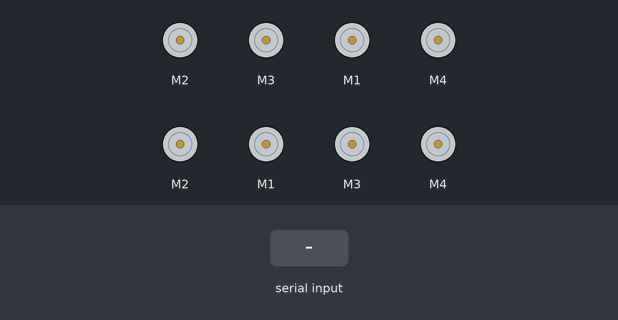
The sketch below on a simulated Arduino Uno, built with avr-gcc and run on an emulated ATmega328P. On the bench: 8 × DC motor (green arrow = forward, orange = backward, longer = faster). The inputs (shaded band) are chosen by the test bench.

Above: at 1.2 s.
1.3 s: "10\n" received over Serial
At 1.45 s:
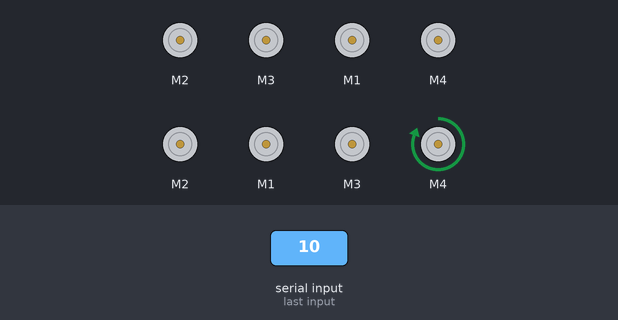
Timing chart, 0 to 4.3 s (numbered marks = the images above; inputs shaded):
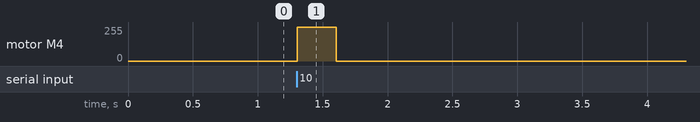

Measured:
- after the input at 1.3 s, motor M4: stopped → forward 255/255 at once, → stopped 0.30 s later

The sketch:

arduino_doors_feeders.ino
```cpp
/*
This is a test sketch for the Adafruit assembled Motor Shield for Arduino v2
It won't work with v1.x motor shields! Only for the v2's with built in PWM
control

For use with the Adafruit Motor Shield v2
---->	http://www.adafruit.com/products/1438
*/

#include <Wire.h>
#include <Adafruit_MotorShield.h>

// Create the motor shield object with the default I2C address
//Adafruit_MotorShield AFMS = Adafruit_MotorShield();
// Or, create it with a different I2C address (say for stacking)
//Adafruit_MotorShield AFMS2 = Adafruit_MotorShield(0x62);
const int shieldsNumber = 2;
const int motorsNoPerDirection = 4;
const int motorsPerShield = 2;
const int feedersQ = 2;
const int openTime = 4000;
const int feederOpenTime = 300;

int doorIdx;
int feederIdx;
int doorCount;
int doorsToMove[motorsNoPerDirection];

Adafruit_MotorShield shields[shieldsNumber];

Adafruit_DCMotor *upMotors[motorsNoPerDirection];
Adafruit_DCMotor *downMotors[motorsNoPerDirection];
Adafruit_DCMotor *feeders[feedersQ];

String getValue(String data, char separator, int index)
{
  int found = 0;
  int strIndex[] = {0, -1};
  int maxIndex = data.length()-1;

  for(int i=0; i<=maxIndex && found<=index; i++){
    if(data.charAt(i)==separator || i==maxIndex){
        found++;
        strIndex[0] = strIndex[1]+1;
        strIndex[1] = (i == maxIndex) ? i+1 : i;
    }
  }

  return found>index ? data.substring(strIndex[0], strIndex[1]) : "";
}

void setup() {
  Serial.begin(9600);           // set up Serial library at 9600 bps

  shields[0] = Adafruit_MotorShield(0x61);
  shields[1] = Adafruit_MotorShield(0x64);


  for (int shieldIdx = 0; shieldIdx < shieldsNumber-1; shieldIdx++)  {
    upMotors[shieldIdx*motorsPerShield] = shields[shieldIdx].getMotor(2);
    downMotors[shieldIdx*motorsPerShield] = shields[shieldIdx].getMotor(3);
    upMotors[shieldIdx*motorsPerShield+1] = shields[shieldIdx].getMotor(1);
    downMotors[shieldIdx*motorsPerShield+1] = shields[shieldIdx].getMotor(4);
  }

  upMotors[motorsPerShield] = shields[shieldsNumber-1].getMotor(2);
  downMotors[motorsPerShield] = shields[shieldsNumber-1].getMotor(1);

  feeders[0] = shields[shieldsNumber-1].getMotor(3);
  feeders[1] = shields[shieldsNumber-1].getMotor(4);

  for (int shieldIdx = 0; shieldIdx < shieldsNumber; shieldIdx++)  {
    shields[shieldIdx].begin();
  }
  // Set the speed to start, from 0 (off) to 255 (max speed)
  for (int motorIdx = 0; motorIdx < motorsNoPerDirection; motorIdx++)  {
    upMotors[motorIdx]->setSpeed(255);
    downMotors[motorIdx]->setSpeed(255);
  }
  for (int idx = 0; idx < feedersQ; idx++) {
    feeders[idx]->setSpeed(255);
  }
}

void loop() {

  if (Serial.available() >0) {
    String strIdx = Serial.readStringUntil('\n');


    doorCount = 0;
    String token = getValue(strIdx,',',doorCount);
    while (token != "")
    {
      doorsToMove[doorCount] = token.toInt();
      doorCount++;
      token = getValue(strIdx,',',doorCount);
    }

    for (int doorTabIdx = 0; doorTabIdx < doorCount; doorTabIdx++){
      doorIdx = doorsToMove[doorTabIdx];

      int absVal = abs(doorIdx);
      if (absVal < 10) {
        if (doorIdx < 0) {
          doorIdx = -doorIdx-1;
          downMotors[doorIdx]->run(FORWARD);
        } else {
          doorIdx--;
          upMotors[doorIdx]->run(FORWARD);
        }
      } else {

        if (doorIdx < 0) {
          feederIdx = 0;
        } else {
          feederIdx = 1;
        }
        if (absVal <=20){
          feeders[feederIdx]->run(FORWARD);
        }
        if(absVal == 10){
          delay(feederOpenTime);
        }
        if(absVal !=20) {
          feeders[feederIdx]->run(RELEASE);
        }

      }
    }

    delay(openTime);

    for (int doorTabIdx = 0; doorTabIdx < doorCount; doorTabIdx++){
      doorIdx = doorsToMove[doorTabIdx];
      int absVal = abs(doorIdx);
      if (absVal < 10) {
        if (doorIdx < 0) {
          doorIdx = -doorIdx-1;
          downMotors[doorIdx]->run(RELEASE);
        } else {
          doorIdx--;
          upMotors[doorIdx]->run(RELEASE);
        }
      }
    }


  }

//  up1->run(FORWARD);
//  delay(3000);
//  up1->run(RELEASE);
//  down1->run(FORWARD);
//  delay(3000);
//  down1->run(RELEASE);

}
```
